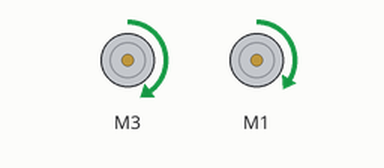
This sketch was run on a simulated Arduino Uno, built with avr-gcc and run on an emulated ATmega328P. Shown: 2 × DC motor (green arrow = forward, orange = backward, longer = faster).

Above: at 0.5 s.
Timing chart, 0 to 3.0 s (numbered marks = the images above):
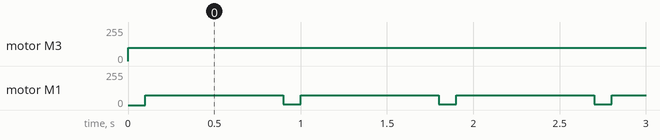

Measured:
- by itself, motor M3: stopped → forward 100/255 at 0.00 s
- by itself, motor M1: alternates forward 75/255 for 0.80 s and forward 4/255 for 0.10 s

The sketch:

Circle_Drive_v.3.ino
```cpp
#include <Wire.h>
#include <Adafruit_MotorShield.h>
#include <math.h>

// Create the motor shield object with the default I2C address
Adafruit_MotorShield AFMS = Adafruit_MotorShield();

// Define Constants
const byte TESTSPEED = 100;

// Define 'ports' for motors.
const byte LEFT_MOTOR_PORT = 3;
const byte RIGHT_MOTOR_PORT = 1;
// Create pointers to motor control objects
Adafruit_DCMotor *motorLeft = AFMS.getMotor(LEFT_MOTOR_PORT);
Adafruit_DCMotor *motorRight = AFMS.getMotor(RIGHT_MOTOR_PORT);


void setup() {
  AFMS.begin();  // create with the default frequency 1.6KHz
  // Turn off all motors to start, just a good habit
  motorLeft->run(RELEASE);
  motorRight->run(RELEASE);
}

void loop() {
  motorRight->setSpeed(RELEASE);
  motorLeft->setSpeed(TESTSPEED);
  motorLeft->run(FORWARD);
  delay(100);
  motorRight->setSpeed(75);
  motorRight->run(FORWARD);
  delay(800);
  //delay(1000);

}
```
